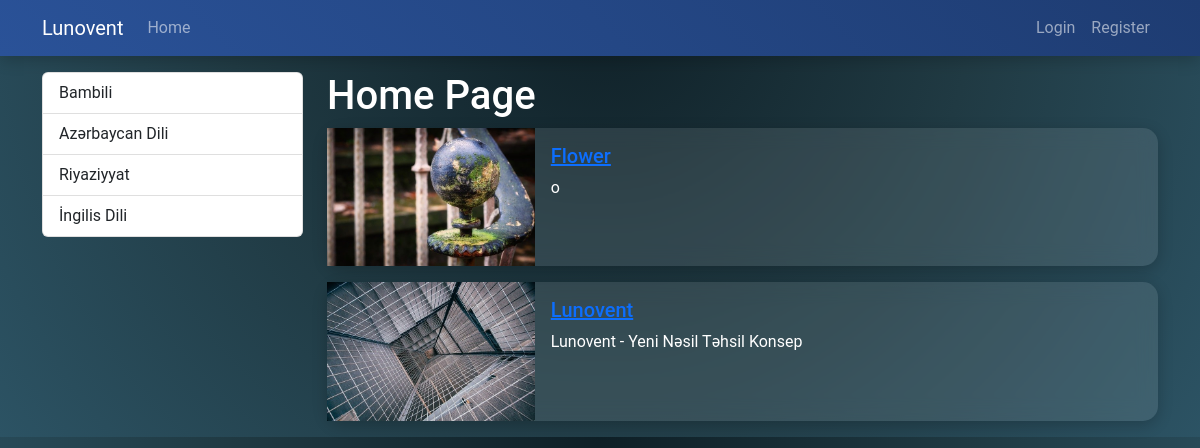
Before: / with the older database file.
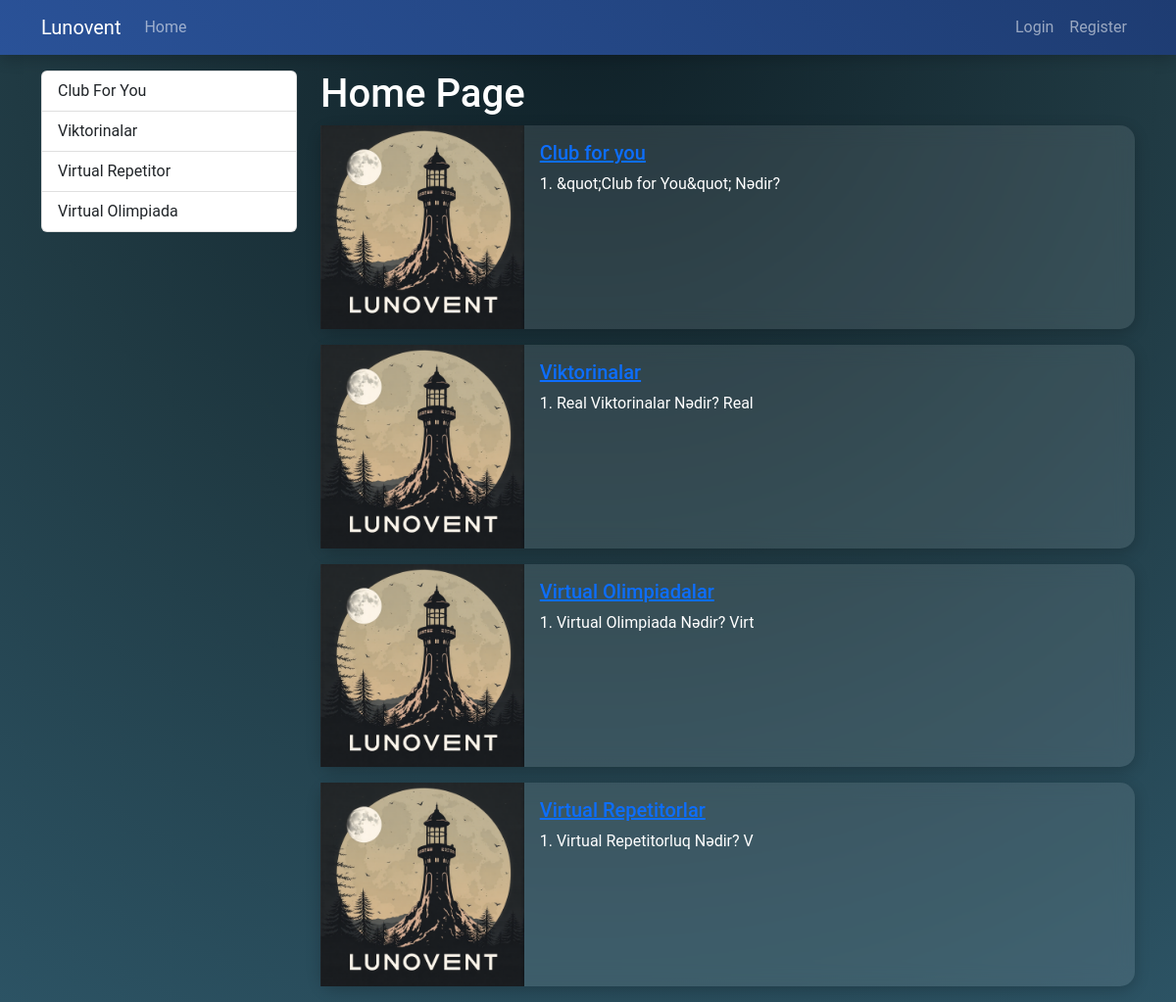
After: the same page with the newer database file.
### blog/models.py (models this page shows, shortened)
class Category(models.Model):
    name = models.CharField(max_length=150)
    slug = models.SlugField(null=False, blank=True, unique=True, db_index=True, editable=False)

class Blog(models.Model):
    title = models.CharField(max_length=200)
    image = models.ImageField(upload_to="blogs")
    description = RichTextField()
    is_active = models.BooleanField(default=False)
    is_home = models.BooleanField(default=False)
    slug = models.SlugField(null=False, blank=True, unique=True, db_index=True, editable=False)
    categories = models.ManyToManyField(Category, blank=True)

### blog/views.py (the view)
# urls.py: path("", views.index, name="home"),
def index(request):
    context = {
        "blogs": Blog.objects.filter(is_home=True, is_active=True),
        "categories": Category.objects.all()
    }
    return render(request, "blog/index.html", context)

### blog/templates/blog/index.html (shortened to what this page needs)
{% extends "base.html" %}
{% load static %}
{% block css_files %}
    <link rel="stylesheet" href="{% static 'blog/css/style.css' %}">
{% endblock %}
{% block content %}
<div class="container mt-3">
    <div class="row">
        <div class="col-3">
            {% include 'partials/_categories.html' %}
        </div>
        <div class="col-9">
            <h1>Home Page</h1>
            {% for blog in blogs %}
                {% if blog.is_home and blog.is_active %}
                    {% include 'blog/partials/_blog.html' %}
                {% endif %}
            {% endfor %}
        </div>
    </div>
</div>
{% endblock %}

### templates/partials/_categories.html
<div class="list-group">
    {% for category in categories %}
        {% if category.slug == selected_category %}
            <a class="list-group-item list-group-item-action active" href="{% url 'blogs_by_category' category.slug %}">{{ category.name|title }}</a>
        {% else %}
            <a class="list-group-item list-group-item-action" href="{% url 'blogs_by_category' category.slug %}">{{ category.name|title }}</a>
        {% endif %}
    {% endfor %}
</div>

### blog/templates/blog/partials/_blog.html
{% load static %}
<div class="card mb-3">
    <div class="row g-0">
        <div class="col-md-3">
            <img src="{{ blog.image.url }}" alt="" class="img-fluid">
        </div>
        <div class="col-md-9">
            <div class="card-body">
                <h5 class="card-title">
                    <a href="{% url 'details' blog.slug %}">
                        {{ blog.title }}
                    </a>
                </h5>
                <p class="card-text">{{ blog.description|striptags|slice:"0:35" }}</p>
            </div>
        </div>
    </div>
</div>

Changed rows visible on the page:
removed Category: name "Bambili"
removed Category: name "Azərbaycan Dili"
removed Category: name "Riyaziyyat"
removed Category: name "İngilis Dili"
removed Blog: image (picture), title "Flower", description "o"
added Category: name "Club For You"
added Category: name "Viktorinalar"
added Category: name "Virtual Repetitor"
added Category: name "Virtual Olimpiada"
now on this page (row edited): Blog: image (picture), title "Club for you", description "1. &quot;Club for You&quot; Nədir?"
now on this page (row edited): Blog: image (picture), title "Viktorinalar", description "1. Real Viktorinalar Nədir? Real"
added Blog: image (picture), title "Virtual Olimpiadalar", description "1. Virtual Olimpiada Nədir? Virt"
changed Blog: image: a different picture; description "Lunovent - Yeni Nəsil Təhsil Konsep" → "1. Virtual Repetitorluq Nədir? V"; title "Lunovent" → (not shown)
